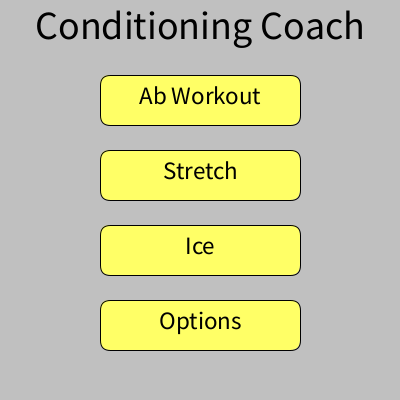
Frame 1 (no input)
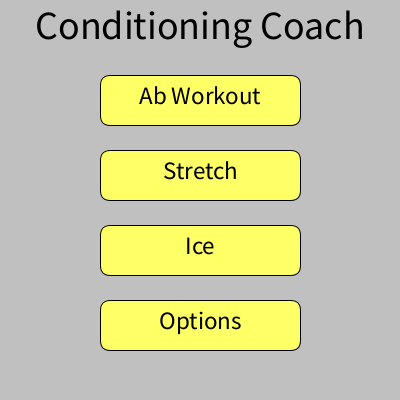
Frame 60 (the mouse pressed at the canvas centre just before this capture)
Frame 120 (the mouse held since frame 60 and released just before this capture): identical to frame 60, image omitted

The Processing sketch that drew these frames (run headless with seeded random() and noise(); from frame 60 on, the mouse is pressed at the canvas centre):

// Processing sketch: processing_150217
// ── processing_150217.pde

//all of the global variables are initialized here. Most variables are
//use in multiple functions so they exist here.
int maddy=3;
boolean absRun=false;
boolean stretchRun=false;
boolean iceRun=false;
boolean optionsRun=false;
boolean absOptions=false;
boolean stretchOptions=false;
boolean menuRun=true;
boolean newBackground=false;
int i;
int time;
float a=0;
boolean aUp=true;
int b;
int c;
int cheer;
int odd;
int holdX;
int holdY;
int backgroundColorA;
int backgroundColorB=255;
int backgroundColorC=255;
//int duration=45;
String tempTaskExercise;
int tempTaskDuration;
int iceTime;

//these variables are for changing the ab workout
int rectHeight;
String typing="";
int hoverExercise;
int clickExercise=-1;
//these two ints record the last clicked position of the mouse.
int clickX;
int clickY;
String typedDescription="";
String typedDuration="";
boolean typingString=false;
boolean typingInt=false;

ArrayList<Tasks> exercises;
ArrayList<Tasks> tempExercises;
ArrayList<Tasks> stretches;

void setup() {
  size(400, 400);
  background(169, 248, 253);
  //this creates the three arraylists that I will need.
  exercises = new ArrayList<Tasks>();
  tempExercises=new ArrayList<Tasks>();
  stretches = new ArrayList<Tasks>();
  //this fills the arraylists
  workoutArray();
}

void draw() {
  //this randomly changes the background when the ab workout or stretch
  //workout is running.
  if (absRun||stretchRun) {
    background(backgroundColorA, backgroundColorB, backgroundColorC); 
    newBackground=false;
  }else if(iceRun){
   background(200,255,255); 
  }
  else {
    background(192, 192, 192);
  }

//this big if and else if statement determines what state the program
//is in and then runs the corresponding function
  if (absRun) {
    workout();
    menuRun=false;
  }
  else if (stretchRun) {
    workout();
    menuRun=false;
  }
  else if (iceRun) {
    ice();
    menuRun=false;
  }
  else if (optionsRun) {

    optionsScreen();
    menuRun=false;
  }
  else if (absOptions) {
    absCustomizer();
    menuRun=false;
  }
  else if (stretchOptions) {
    absCustomizer();
    menuRun=false;
  }
  else if (menuRun) {
    menuRun=true;
    menu();
  }
}

//this function draws all the buttons in the main menu
void menu() {
  textSize(40);

  fill(255, 255, 102);
  rect(100, 225, 200, 50, 10);
  rect(100, 300, 200, 50, 10);
  rect(100, 75, 200, 50, 10);
  rect(100, 150, 200, 50, 10);
  textAlign(CENTER, CENTER);
  fill(0);
  text("Conditioning Coach", 200, 25);
  //noFill();
  textSize(25);
  text("Options", 200, 320);
  text("Ab Workout", 200, 95);
  text("Ice", 200, 245);
  text("Stretch", 200, 170);
}

//if the mouse is clicked in any state, this function is called
void mouseClicked() {
 
  if ((absRun||stretchRun)&&mouseX>50&&mouseX<350&&mouseY>275&&mouseY<325) {
    menuRun=true;
    absRun=false;
    stretchRun=false;
    i=0;
  }
  else if (mouseX>100&&mouseX<300&&menuRun) {
    if (mouseY>75&&mouseY<125) {
      menuRun=false;
      absRun=true;
      background(200, 200, 200);
      time=millis();
    }
    else if (mouseY>150&&mouseY<200) {
      menuRun=false;
      stretchRun=true;
      background(200, 200, 200);
      time=millis();
    }
    else if (mouseY>225&&mouseY<275) {
      menuRun=false;
      iceRun=true;
      background(200, 200, 200);
      iceTime=millis();
    }
    else if (mouseY>300&&mouseY<350) {
      menuRun=false;
      optionsRun=true;
      background(200, 200, 200);
    }
  }
  else if (mouseX>50&&mouseX<350&&optionsRun) {
    if (mouseY>50&&mouseY<50+400/9) {
      absOptions=true;
      optionsRun=false;
    } 
    else if (mouseY>3*400/9&&mouseY<4*400/9) {
      stretchOptions=true;
      optionsRun=false;
    }
  }
  if (absOptions||stretchOptions) {
    if (clickY>rectHeight&&clickY<330) {
      holdX=clickX;
      holdY=clickY;
    }
    clickX=mouseX;
    clickY=mouseY;

    if (clickX>25&&clickX<225&&clickY>370&&clickY<385) {
      typingInt=false;
      typingString=true;
      typing=typedDescription;
      //typing="";
    }
    else if (clickX>230&&clickX<260&&clickY>370&&clickY<385) {
      typingInt=true;
      typingString=false;
      typing=typedDuration;
      //typing="";
    }
    else if (clickX>330&&clickX<375&&clickY>360&&clickY<380&&clickExercise>-1) {
      exercises.get(clickExercise).taskExercise=typedDescription;
      exercises.get(clickExercise).taskDuration=int(typedDuration);
      //println(":-");
      clickX=holdX;
      clickY=holdY;
    }
    else if (clickX>50&&clickX<150&&clickY>rectHeight/5&&clickY<4*rectHeight/5) {
      if (absOptions) {
        exercises.add(new Tasks("New Exercise", 0));
      }
      else if (stretchOptions) {
        stretches.add(new Tasks("New Exercise", 0));
      }
      clickX=holdX;
      clickY=holdY;
    }
    else if (clickX>150&&clickX<250&&clickY>rectHeight/5&&clickY<4*rectHeight/5) {
      if (absOptions) {
        exercises.remove(clickExercise);
      }
      else if (stretchOptions) {
        stretches.remove(clickExercise);
      }

      if (clickExercise==tempExercises.size()) {
        clickExercise=clickExercise-1; 
        holdY=holdY-rectHeight;
      }
      clickX=holdX;
      clickY=holdY;
    }
    else if (clickX>250&&clickX<350&&clickY>rectHeight/5&&clickY<4*rectHeight/5) {
      menuRun=true;
      absOptions=false;
      stretchOptions=false;
    }
  }
}

//this function fills both the workout array and the stretch array
void workoutArray() {
  exercises.add(new Tasks("Straight Crunches", maddy));
  exercises.add(new Tasks("Right Side Crunches", maddy));
  exercises.add(new Tasks("Left Side Crunches", maddy));
  exercises.add(new Tasks("Roll Backs", maddy));
  exercises.add(new Tasks("Right Twist Crunches", maddy));
  exercises.add(new Tasks("Left Twist Crunches", maddy));
  exercises.add(new Tasks("Leg Pushes", maddy));
  exercises.add(new Tasks("Toe Touches", maddy));
  exercises.add(new Tasks("Bicycles", maddy));
  exercises.add(new Tasks("Push Throughs", maddy));
  exercises.add(new Tasks("Russian Twists", maddy));

  stretches.add(new Tasks("Left Pigeon Stretch", 5));
  stretches.add(new Tasks("Right Pigeon Stretch", maddy));
  stretches.add(new Tasks("Left Quad Stretch", maddy));
  stretches.add(new Tasks("Right Quad Stretch", maddy));
  stretches.add(new Tasks("Left Pigeon Stretch", 5));
  stretches.add(new Tasks("Right Pigeon Stretch", maddy));
  stretches.add(new Tasks("Left Quad Stretch", maddy));
  stretches.add(new Tasks("Right Quad Stretch", maddy));
}

//this draws the main menu for the options screen
void optionsScreen() {
  noFill();
  rect(50, 400/9, 300, 400/9, 10);
  text("Change Ab Workout", 50, 400/9-2, 300, 400/9);
  rect(50, 3*400/9, 300, 400/9, 10);
  text("Change Stretch Routine", 50, 3*400/9-2, 300, 400/9);
  rect(50, 5*400/9, 300, 400/9, 10);
  text("Under Construction", 50, 5*400/9-2, 300, 400/9);
  rect(50, 7*400/9, 300, 400/9, 10);
  text("Return to Menu", 50, 7*400/9-2, 300, 400/9);
}

//this sets a random Background color for the ab workout that changes with
//every exercise
void randomBackground() {
  backgroundColorA=int(random(100, 250));
  backgroundColorB=int(random(100, 250));
  backgroundColorC=int(random(100, 250));
}

//this function runs the the code for when the user is actually using
//the program. It uses the number of millis from when the user started
//to determine how long they have been doing each exercise
void workout() {
  tempExercises.clear();
  if (absRun) {
    for (int h=0; h<exercises.size(); h++) {
      tempExercises.add(new Tasks(exercises.get(h).taskExercise, exercises.get(h).taskDuration));
    }
  }
  else if (stretchRun) {
    for (int h=0; h<stretches.size(); h++) {
      tempExercises.add(new Tasks(stretches.get(h).taskExercise, stretches.get(h).taskDuration));
    }
  }
  if (i<tempExercises.size()) {
    textSize(35);
    text(tempExercises.get(i).taskExercise, 200, 100); 
    if (tempExercises.get(i).taskDuration-(millis()-time)/1000!=0) {
      text(tempExercises.get(i).taskDuration-(millis()-time)/1000, 200, 300);
    }
    if ((millis()-time)/1000>=tempExercises.get(i).taskDuration) {
      i++;
      randomBackground();
      time=millis();
    }
    counter();
    textSize(12);
    text("Press the tab key to end workout and return to menu", 200, 380);
  }
  else {
    textSize(35);
    back();
  }
}

//this is a simple timer that measures 15 minutes so that the user can
//ice their legs.
void ice() {
  int timeElapsed=900-(millis()-iceTime)/1000;
 // println(timeElapsed);
  if (timeElapsed<900) {
    if (timeElapsed%60>9) {
      text(timeElapsed/60+" : "+timeElapsed%60, 200, 300);
    }
    else {
      text(timeElapsed/60+" : 0"+timeElapsed%60, 200, 300);
    }
  }
}

//after the ice timer runs out, the user is brought to a menu with
//one button that prompts them to go back to the main menu
void back() {
  background(200, 200, 200);
  text("Good Job!", 200, 95);
  noFill();
  rect(50, 275, 300, 50, 10); 
  fill(0);
  text("Return to menu", 200, 295);
  counter();
}

//this runs the code for the boxes at the top of the screen while
//the user does abs that shows them their progress
void counter() {
  for (b=0; b<i; b++) {
    fill(0);
    int rectWidth=width/(tempExercises.size()+2)/2;
    rect((2+b*2)*rectWidth+rectWidth/2, 25, rectWidth, rectWidth);
  }
  for (c=tempExercises.size(); c>i; c--) {
    int rectWidth=width/(tempExercises.size()+2)/2;
    noFill();
    rect((2+(c-1)*2)*rectWidth+rectWidth/2, 25, rectWidth, rectWidth);
  }
}

//this is not used yet, but it has stick figures that jump
//up and down and encourage the user to keep going!
void cheerPic(){
  pickExercise();
  aChange();
}

void straightCrunch() {
  fill(160,160,160);
  line(180, 200, 220, 200);
  line(220, 200, 230, 175); 
  line(230, 175, 260, 175);
  line(180, 200, 130+a, 190-a);
  ellipse(130+a, 185-a, 30, 30);
  line((130+a+180)/2, (190-a+200)/2, 165+a, 170);
  line(165+a, 170,130+a, 185-a);
  fill(0);
}

void sideCrunch(){
  fill(160,160,160);
  line(180, 200, 220, 200);
  line(220, 200, 250, 175); 
  line(250, 175, 280, 200);
  line(180, 200, 130+a, 190-a);
  ellipse(130+a, 185-a, 30, 30);
  line((130+a+180)/2, (190-a+200)/2, 165+a, 170);
  line(165+a, 170,130+a, 185-a);
  line(220,200,250-a*1.5,175-a/4);
  line(250-a*1.5,175-a/4,280-1.5*a,200-a);
  fill(0);
}

void pickExercise(){
 if(i==0){
  straightCrunch();
 } else if(i==1||i==2){
   sideCrunch();
 }
}

void aChange(){
  if (a==25) {
    aUp=false;
  }
  else if (a==0) {
    aUp=true;
  }
  if (aUp) {
    a=a+.5;
  }
  else {
    a=a-.5;
  } 
}
//this creates the class for the object that gives each ab exercise
//a name and duration
class Tasks {
  String taskExercise;
  int taskDuration;
  Tasks(String tempExercise, int tempDuration){
    taskExercise=tempExercise;
    taskDuration=tempDuration;
  }
}

//this is the part of the code that lets the user change their workout
void absCustomizer() {
  tempExercises.clear();
  //this determines if the user is changing the stretches or the ab exercises
  //it take whichever one they are doing and puts it in a temporary arraylist,
  //which is what is actually changed. At the end, the temporary arraylist is
  //stuck back in the array that it was derived from with all the changes saved.
  if (absOptions) {
    for (int h=0; h<exercises.size(); h++) {
      tempExercises.add(new Tasks(exercises.get(h).taskExercise, exercises.get(h).taskDuration));
    }
  }
  else if (stretchOptions) {
    for (int h=0; h<stretches.size(); h++) {
      tempExercises.add(new Tasks(stretches.get(h).taskExercise, stretches.get(h).taskDuration));
    }
  }
  otherButtons();
  textAlign(LEFT, BASELINE);
  textSize(12);
  //this determines how big the array is and therefore if it should
  //be in one or two columns.
  if (tempExercises.size()>12) {
    if (tempExercises.size()%2!=0) {
      rectHeight=660/(tempExercises.size()+1);
      //println("HI");
      odd=1;
    }
    else {
      rectHeight=660/tempExercises.size();
      odd=0;
    }
    bigExercise();
    bigHover();
    if (clickY>rectHeight&&clickY<330) {
      if (clickX>20&&clickX<180) {
        clickExercise=clickY/(rectHeight)-1;
        typedDescription=tempExercises.get(clickExercise).taskExercise;
        typedDuration=""+ tempExercises.get(clickExercise). taskDuration;
      }
      else if (clickX>220&&clickX<380||clickExercise<tempExercises.size()-1) {
        clickExercise=clickY/rectHeight-1+(tempExercises.size()/2)+odd;
        typedDescription=tempExercises.get(clickExercise).taskExercise;
        typedDuration=""+tempExercises.get(clickExercise).taskDuration;
      }
    }
  }
  else {
    rectHeight=320/(tempExercises.size());
    smallExercise();
    if (mouseY>rectHeight&&mouseY<330&&mouseX>rectHeight&&mouseX<rectHeight*(tempExercises.size()+2)) {
      hoverExercise=mouseY/rectHeight-1;
    }
    else {
      hoverExercise=-1;
    }
    if (clickY>rectHeight&&clickY<330&&clickX>rectHeight&&clickX<rectHeight*(tempExercises.size()+2)) {
      clickExercise=clickY/rectHeight-1;
      typedDescription=tempExercises.get(clickExercise).taskExercise;
      typedDuration=""+tempExercises.get(clickExercise).taskDuration;
    }
  }
  edit();
  if (absOptions) {
    for (int h=0; h<exercises.size(); h++) {
      exercises.set(h, tempExercises.get(h));
    }
  }
  else if (stretchOptions) {
    for (int h=0; h<stretches.size(); h++) {
      stretches.set(h, tempExercises.get(h));
    }
  }
}

//this draws the exercise list in 1 column if there are less than 12
//exercises
void smallExercise() {
  for (int i=0; i<tempExercises.size(); i++) {
    Tasks nowTask=tempExercises.get(i);
    // rectHeight=(340)/(tempExercises.size()+1);
    if (i==clickExercise) {
      fill(255, 0, 0);
    }
    else if (i==hoverExercise) {
      fill(255, 255, 0);
    }
    else {
      fill(255);
    }
    rect(50, (i+1)*rectHeight, 300, rectHeight);
    fill(0);
    text(nowTask.taskExercise, 55, rectHeight*(i+1)+rectHeight-(rectHeight-12)/2);
    text(nowTask.taskDuration, 325, rectHeight*(i+1)+rectHeight-(rectHeight-12)/2);
    fill(255);
  }
}

//this draws the exercises in 2 columns if there are more than 12,
//changes the color of the one being hovered over
void bigExercise() {
  rectHeight=660/(tempExercises.size()+2);
  int lastI=0;
  for (int i=0; i<tempExercises.size(); i++) {
    fill(255);
    Tasks nowTask=tempExercises.get(i);
    if (i<(tempExercises.size()+odd)/2) {
      if (i==clickExercise) {
        fill(255, 0, 0);
      }
      else if (i==hoverExercise) {
        fill(255, 255, 0);
      }
      rect(20, (i+1)*rectHeight, 170, rectHeight);
      fill(0);
      text(nowTask.taskExercise, 25, rectHeight*(i+1)+rectHeight-(rectHeight-12)/2);
      text(nowTask.taskDuration, 160, rectHeight*(i+1)+rectHeight-(rectHeight-12)/2);
      lastI=i;
    }
    else {
      if (i==clickExercise) {
        fill(255, 0, 0);
        // typedDescription=
        // typedDuration=
      }
      else if (i==hoverExercise) {
        fill(255, 255, 0);
      }
      else {
        fill(255);
      }
      rect(210, (i-lastI)*rectHeight, 170, rectHeight);
      fill(0);
      text(nowTask.taskExercise, 215, (i-lastI)*rectHeight+rectHeight-(rectHeight-12)/2);
      text(nowTask.taskDuration, 350, (i-lastI)*rectHeight+rectHeight-(rectHeight-12)/2);
      fill(255);
    }
  }
}

//this displays the typing at the bottom of the screen.
void edit() {
  rect(20, 350, 360, 40);
  fill(0);
  text("Description", 25, 365);
  noFill();
  rect(25, 370, 200, 15);
  fill(0);
  if (clickX>25&&clickX<225&&clickY>370&&clickY<385) {
    text(typing+(frameCount/40 % 2 == 0 ? "|" : ""), 30, 382);
    text(typedDuration, 235, 382);
  }
  else if (clickX>230&&clickX<260&&clickY>370&&clickY<385) {
    text(typing+(frameCount/40 % 2 == 0 ? "|" : ""), 235, 382);
    text(typedDescription, 30, 382);
  }
  else {
    text(typedDuration, 235, 382);
    text(typedDescription, 30, 382);
  }
  text("Duration", 230, 365);
  noFill();
  rect(230, 370, 30, 15);
  fill(0);
  text("Seconds", 265, 382);
  text("Done", 337, 375);
  noFill();
  rect(330, 360, 45, 20);
}

//this changes the color of the block that is being hovered over when
//the arraylist is longer than 12
void bigHover() {
  if (mouseY>rectHeight&&mouseY<330) {
    if (mouseX>20&&mouseX<180) {
      hoverExercise=mouseY/rectHeight-1;
    }
    else if (mouseX>220&&mouseX<380) {
      hoverExercise=mouseY/rectHeight-1+(tempExercises.size()/2)+odd;
    }
    else {
      hoverExercise=-1;
    }
  }
  else {
    hoverExercise=-1;
  }
}

//whenever a key is pressed this function is called. It basically
//adds to what the user has typed, or lets them move variables around
//in the array list.
void keyPressed() {

  if (keyCode == SHIFT) {
    println("SHIFT");
    typing=typing;
  }
  else if (keyCode == BACKSPACE&&typing.length()>0) {
    typing = typing.substring(0, typing.length() - 1);
    //background(255);
  }
  else if (keyCode == BACKSPACE&&typing.length()==0) {
    typing=typing;
  }
  else if (keyCode==TAB) {
    menuRun=true;
    absRun=false;
    stretchRun=false;
    iceRun=false;
    optionsRun=false;
    absOptions=false;
    stretchOptions=false;
  }
  else if ((stretchOptions||absOptions)&&keyCode == UP &&clickExercise>0) {
    //  println("Hi");
    String holdingExercise=tempExercises.get(clickExercise).taskExercise;
    int holdingDuration=tempExercises.get(clickExercise).taskDuration;
    tempExercises.get(clickExercise).taskExercise=tempExercises.get(clickExercise-1).taskExercise;
    tempExercises.get(clickExercise).taskDuration=tempExercises.get(clickExercise-1).taskDuration;
    tempExercises.get(clickExercise-1).taskExercise=holdingExercise;
    tempExercises.get(clickExercise-1).taskDuration=holdingDuration;
    clickExercise=clickExercise-1;
    clickY=clickY-rectHeight;
  }
  else if ((stretchOptions||absOptions)&&keyCode == DOWN &&clickExercise<tempExercises.size()-1) {
    // println("Bye");
    String holdingExercise=tempExercises.get(clickExercise).taskExercise;
    int holdingDuration=tempExercises.get(clickExercise).taskDuration;
    tempExercises.get(clickExercise).taskDuration=tempExercises.get(clickExercise+1).taskDuration;
    tempExercises.get(clickExercise).taskExercise=tempExercises.get(clickExercise+1).taskExercise;
    tempExercises.get(clickExercise+1).taskDuration=holdingDuration;
    tempExercises.get(clickExercise+1).taskExercise=holdingExercise;
    clickExercise=clickExercise+1;
    clickY=clickY+rectHeight;
  }
  else if (keyCode==UP||keyCode==DOWN) {
    typing=typing;
  }
  else {
    typing = typing + key;
  }
  if (typingInt) {
    typedDuration=typing;
  }
  else if (typingString) {
    typedDescription=typing;
  }
}

//this draws the other buttons on the screen
void otherButtons() {
  fill(50, 255, 50);
  rect(50, rectHeight/5, 100, 3*rectHeight/5);
  fill(255, 50, 50);
  rect(150, rectHeight/5, 100, 3*rectHeight/5);
  fill(125, 125, 255);
  rect(250, rectHeight/5, 100, 3*rectHeight/5);
  fill(0);
  textAlign(CENTER, CENTER);
  text("Add new", 50, rectHeight/5, 100, 3*rectHeight/5);
  text("Remove current", 150, rectHeight/5, 100, 3*rectHeight/5);
  text("Back to Menu", 250, rectHeight/5, 100, 3*rectHeight/5);
}
